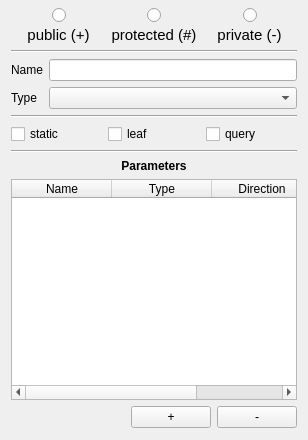
<?xml version="1.0" encoding="UTF-8"?>
<ui version="4.0">
 <class>Form</class>
 <widget class="QWidget" name="Form">
  <property name="geometry">
   <rect>
    <x>0</x>
    <y>0</y>
    <width>308</width>
    <height>440</height>
   </rect>
  </property>
  <property name="windowTitle">
   <string>Form</string>
  </property>
  <layout class="QVBoxLayout" name="verticalLayout_4">
   <property name="spacing">
    <number>6</number>
   </property>
   <property name="topMargin">
    <number>6</number>
   </property>
   <property name="bottomMargin">
    <number>12</number>
   </property>
   <item>
    <layout class="QHBoxLayout" name="horizontalLayout_4">
     <property name="spacing">
      <number>0</number>
     </property>
     <property name="leftMargin">
      <number>0</number>
     </property>
     <property name="topMargin">
      <number>0</number>
     </property>
     <property name="rightMargin">
      <number>0</number>
     </property>
     <item>
      <layout class="QVBoxLayout" name="verticalLayout">
       <property name="spacing">
        <number>0</number>
       </property>
       <item>
        <layout class="QHBoxLayout" name="horizontalLayout">
         <property name="spacing">
          <number>0</number>
         </property>
         <item>
          <spacer name="horizontalSpacer">
           <property name="orientation">
            <enum>Qt::Horizontal</enum>
           </property>
           <property name="sizeHint" stdset="0">
            <size>
             <width>40</width>
             <height>20</height>
            </size>
           </property>
          </spacer>
         </item>
         <item>
          <widget class="QRadioButton" name="publicButton">
           <property name="text">
            <string/>
           </property>
           <attribute name="buttonGroup">
            <string notr="true">buttonGroup</string>
           </attribute>
          </widget>
         </item>
         <item>
          <spacer name="horizontalSpacer_2">
           <property name="orientation">
            <enum>Qt::Horizontal</enum>
           </property>
           <property name="sizeHint" stdset="0">
            <size>
             <width>40</width>
             <height>20</height>
            </size>
           </property>
          </spacer>
         </item>
        </layout>
       </item>
       <item>
        <widget class="QLabel" name="label">
         <property name="font">
          <font>
           <pointsize>11</pointsize>
          </font>
         </property>
         <property name="text">
          <string>public (+)</string>
         </property>
         <property name="alignment">
          <set>Qt::AlignCenter</set>
         </property>
        </widget>
       </item>
      </layout>
     </item>
     <item>
      <layout class="QVBoxLayout" name="verticalLayout_2">
       <property name="spacing">
        <number>0</number>
       </property>
       <item>
        <layout class="QHBoxLayout" name="horizontalLayout_2">
         <property name="spacing">
          <number>0</number>
         </property>
         <item>
          <spacer name="horizontalSpacer_3">
           <property name="orientation">
            <enum>Qt::Horizontal</enum>
           </property>
           <property name="sizeHint" stdset="0">
            <size>
             <width>40</width>
             <height>20</height>
            </size>
           </property>
          </spacer>
         </item>
         <item>
          <widget class="QRadioButton" name="protectedButton">
           <property name="text">
            <string/>
           </property>
           <attribute name="buttonGroup">
            <string notr="true">buttonGroup</string>
           </attribute>
          </widget>
         </item>
         <item>
          <spacer name="horizontalSpacer_4">
           <property name="orientation">
            <enum>Qt::Horizontal</enum>
           </property>
           <property name="sizeHint" stdset="0">
            <size>
             <width>40</width>
             <height>20</height>
            </size>
           </property>
          </spacer>
         </item>
        </layout>
       </item>
       <item>
        <widget class="QLabel" name="label_2">
         <property name="font">
          <font>
           <pointsize>11</pointsize>
          </font>
         </property>
         <property name="text">
          <string>protected (#)</string>
         </property>
         <property name="alignment">
          <set>Qt::AlignCenter</set>
         </property>
        </widget>
       </item>
      </layout>
     </item>
     <item>
      <layout class="QVBoxLayout" name="verticalLayout_3">
       <property name="spacing">
        <number>0</number>
       </property>
       <item>
        <layout class="QHBoxLayout" name="horizontalLayout_3">
         <property name="spacing">
          <number>0</number>
         </property>
         <item>
          <spacer name="horizontalSpacer_6">
           <property name="orientation">
            <enum>Qt::Horizontal</enum>
           </property>
           <property name="sizeHint" stdset="0">
            <size>
             <width>40</width>
             <height>20</height>
            </size>
           </property>
          </spacer>
         </item>
         <item>
          <widget class="QRadioButton" name="privateButton">
           <property name="text">
            <string/>
           </property>
           <attribute name="buttonGroup">
            <string notr="true">buttonGroup</string>
           </attribute>
          </widget>
         </item>
         <item>
          <spacer name="horizontalSpacer_5">
           <property name="orientation">
            <enum>Qt::Horizontal</enum>
           </property>
           <property name="sizeHint" stdset="0">
            <size>
             <width>40</width>
             <height>20</height>
            </size>
           </property>
          </spacer>
         </item>
        </layout>
       </item>
       <item>
        <widget class="QLabel" name="label_3">
         <property name="font">
          <font>
           <pointsize>11</pointsize>
          </font>
         </property>
         <property name="text">
          <string>private (-)</string>
         </property>
         <property name="alignment">
          <set>Qt::AlignCenter</set>
         </property>
        </widget>
       </item>
      </layout>
     </item>
    </layout>
   </item>
   <item>
    <widget class="Line" name="line">
     <property name="orientation">
      <enum>Qt::Horizontal</enum>
     </property>
    </widget>
   </item>
   <item>
    <layout class="QFormLayout" name="formLayout">
     <property name="fieldGrowthPolicy">
      <enum>QFormLayout::ExpandingFieldsGrow</enum>
     </property>
     <item row="0" column="0">
      <widget class="QLabel" name="label_4">
       <property name="text">
        <string>Name</string>
       </property>
      </widget>
     </item>
     <item row="1" column="0">
      <widget class="QLabel" name="label_5">
       <property name="text">
        <string>Type</string>
       </property>
      </widget>
     </item>
     <item row="0" column="1">
      <widget class="QLineEdit" name="nameField"/>
     </item>
     <item row="1" column="1">
      <widget class="QComboBox" name="typeBox">
       <property name="sizePolicy">
        <sizepolicy hsizetype="Expanding" vsizetype="Fixed">
         <horstretch>0</horstretch>
         <verstretch>0</verstretch>
        </sizepolicy>
       </property>
       <property name="editable">
        <bool>false</bool>
       </property>
      </widget>
     </item>
    </layout>
   </item>
   <item>
    <widget class="Line" name="line_2">
     <property name="orientation">
      <enum>Qt::Horizontal</enum>
     </property>
    </widget>
   </item>
   <item>
    <layout class="QHBoxLayout" name="horizontalLayout_5">
     <item>
      <widget class="QCheckBox" name="staticBox">
       <property name="text">
        <string>static</string>
       </property>
      </widget>
     </item>
     <item>
      <widget class="QCheckBox" name="leafBox">
       <property name="text">
        <string>leaf</string>
       </property>
      </widget>
     </item>
     <item>
      <widget class="QCheckBox" name="queryBox">
       <property name="text">
        <string>query</string>
       </property>
      </widget>
     </item>
    </layout>
   </item>
   <item>
    <widget class="Line" name="line_3">
     <property name="orientation">
      <enum>Qt::Horizontal</enum>
     </property>
    </widget>
   </item>
   <item>
    <widget class="QLabel" name="label_6">
     <property name="font">
      <font>
       <weight>75</weight>
       <bold>true</bold>
      </font>
     </property>
     <property name="text">
      <string>Parameters</string>
     </property>
     <property name="alignment">
      <set>Qt::AlignCenter</set>
     </property>
    </widget>
   </item>
   <item>
    <widget class="QTableWidget" name="parameterTable">
     <property name="rowCount">
      <number>0</number>
     </property>
     <attribute name="horizontalHeaderDefaultSectionSize">
      <number>100</number>
     </attribute>
     <attribute name="horizontalHeaderStretchLastSection">
      <bool>true</bool>
     </attribute>
     <attribute name="verticalHeaderVisible">
      <bool>false</bool>
     </attribute>
     <column>
      <property name="text">
       <string>Name</string>
      </property>
     </column>
     <column>
      <property name="text">
       <string>Type</string>
      </property>
     </column>
     <column>
      <property name="text">
       <string>Direction</string>
      </property>
     </column>
    </widget>
   </item>
   <item>
    <layout class="QHBoxLayout" name="horizontalLayout_6">
     <property name="spacing">
      <number>6</number>
     </property>
     <item>
      <spacer name="horizontalSpacer_7">
       <property name="orientation">
        <enum>Qt::Horizontal</enum>
       </property>
       <property name="sizeHint" stdset="0">
        <size>
         <width>40</width>
         <height>20</height>
        </size>
       </property>
      </spacer>
     </item>
     <item>
      <widget class="QPushButton" name="addButton">
       <property name="text">
        <string notr="true">+</string>
       </property>
       <property name="flat">
        <bool>false</bool>
       </property>
      </widget>
     </item>
     <item>
      <widget class="QPushButton" name="removeButton">
       <property name="baseSize">
        <size>
         <width>17</width>
         <height>0</height>
        </size>
       </property>
       <property name="text">
        <string notr="true">-</string>
       </property>
       <property name="checkable">
        <bool>false</bool>
       </property>
      </widget>
     </item>
    </layout>
   </item>
  </layout>
 </widget>
 <resources/>
 <connections/>
 <buttongroups>
  <buttongroup name="buttonGroup"/>
 </buttongroups>
</ui>
